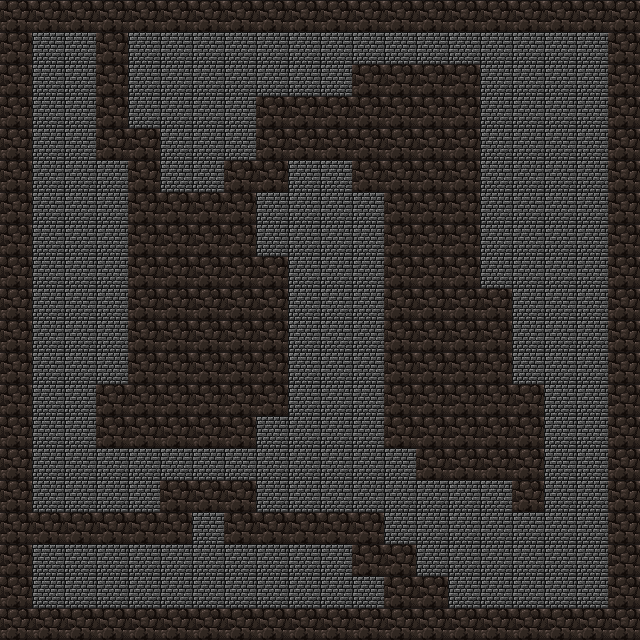

Below is a game level as drawn by its tile map, then a one-line description and the .tmx file that defines it, in full:
An orthogonal 20x20 tile map with 32x32 px tiles, 2 tile layers (Walls, Ground), 2 tilesets.

<map version="1.5" tiledversion="1.7.0" orientation="orthogonal" renderorder="left-down" width="20" height="20" tilewidth="32" tileheight="32" infinite="0" nextlayerid="3" nextobjectid="1">
 <tileset firstgid="1" source="brick_dark0.tsx" />
 <tileset firstgid="2" source="brick_gray0.tsx" />
 <layer id="1" name="Walls" width="20" height="20" locked="1">
  <data encoding="csv">
1,1,1,1,1,1,1,1,1,1,1,1,1,1,1,1,1,1,1,1,
1,0,0,1,0,0,0,0,0,0,0,0,0,0,0,0,0,0,0,1,
1,0,0,1,0,0,0,0,0,0,0,1,1,1,1,0,0,0,0,1,
1,0,0,1,0,0,0,0,1,1,1,1,1,1,1,0,0,0,0,1,
1,0,0,1,1,0,0,0,1,1,1,1,1,1,1,0,0,0,0,1,
1,0,0,0,1,0,0,1,1,0,0,1,1,1,1,0,0,0,0,1,
1,0,0,0,1,1,1,1,0,0,0,0,1,1,1,0,0,0,0,1,
1,0,0,0,1,1,1,1,0,0,0,0,1,1,1,0,0,0,0,1,
1,0,0,0,1,1,1,1,1,0,0,0,1,1,1,0,0,0,0,1,
1,0,0,0,1,1,1,1,1,0,0,0,1,1,1,1,0,0,0,1,
1,0,0,0,1,1,1,1,1,0,0,0,1,1,1,1,0,0,0,1,
1,0,0,0,1,1,1,1,1,0,0,0,1,1,1,1,0,0,0,1,
1,0,0,1,1,1,1,1,1,0,0,0,1,1,1,1,1,0,0,1,
1,0,0,1,1,1,1,1,0,0,0,0,1,1,1,1,1,0,0,1,
1,0,0,0,0,0,0,0,0,0,0,0,0,1,1,1,1,0,0,1,
1,0,0,0,0,1,1,1,0,0,0,0,0,0,0,0,1,0,0,1,
1,1,1,1,1,1,0,1,1,1,1,1,0,0,0,0,0,0,0,1,
1,0,0,0,0,0,0,0,0,0,0,1,1,0,0,0,0,0,0,1,
1,0,0,0,0,0,0,0,0,0,0,0,1,1,0,0,0,0,0,1,
1,1,1,1,1,1,1,1,1,1,1,1,1,1,1,1,1,1,1,1
</data>
 </layer>
 <layer id="2" name="Ground" width="20" height="20">
  <data encoding="csv">
0,0,0,0,0,0,0,0,0,0,0,0,0,0,0,0,0,0,0,0,
0,2,2,0,2,2,2,2,2,2,2,2,2,2,2,2,2,2,2,0,
0,2,2,0,2,2,2,2,2,2,2,0,0,0,0,2,2,2,2,0,
0,2,2,0,2,2,2,2,0,0,0,0,0,0,0,2,2,2,2,0,
0,2,2,0,0,2,2,2,0,0,0,0,0,0,0,2,2,2,2,0,
0,2,2,2,0,2,2,0,0,2,2,0,0,0,0,2,2,2,2,0,
0,2,2,2,0,0,0,0,2,2,2,2,0,0,0,2,2,2,2,0,
0,2,2,2,0,0,0,0,2,2,2,2,0,0,0,2,2,2,2,0,
0,2,2,2,0,0,0,0,0,2,2,2,0,0,0,2,2,2,2,0,
0,2,2,2,0,0,0,0,0,2,2,2,0,0,0,0,2,2,2,0,
0,2,2,2,0,0,0,0,0,2,2,2,0,0,0,0,2,2,2,0,
0,2,2,2,0,0,0,0,0,2,2,2,0,0,0,0,2,2,2,0,
0,2,2,0,0,0,0,0,0,2,2,2,0,0,0,0,0,2,2,0,
0,2,2,0,0,0,0,0,2,2,2,2,0,0,0,0,0,2,2,0,
0,2,2,2,2,2,2,2,2,2,2,2,2,0,0,0,0,2,2,0,
0,2,2,2,2,0,0,0,2,2,2,2,2,2,2,2,0,2,2,0,
0,0,0,0,0,0,2,0,0,0,0,0,2,2,2,2,2,2,2,0,
0,2,2,2,2,2,2,2,2,2,2,0,0,2,2,2,2,2,2,0,
0,2,2,2,2,2,2,2,2,2,2,2,0,0,2,2,2,2,2,0,
0,0,0,0,0,0,0,0,0,0,0,0,0,0,0,0,0,0,0,0
</data>
 </layer>
</map>
